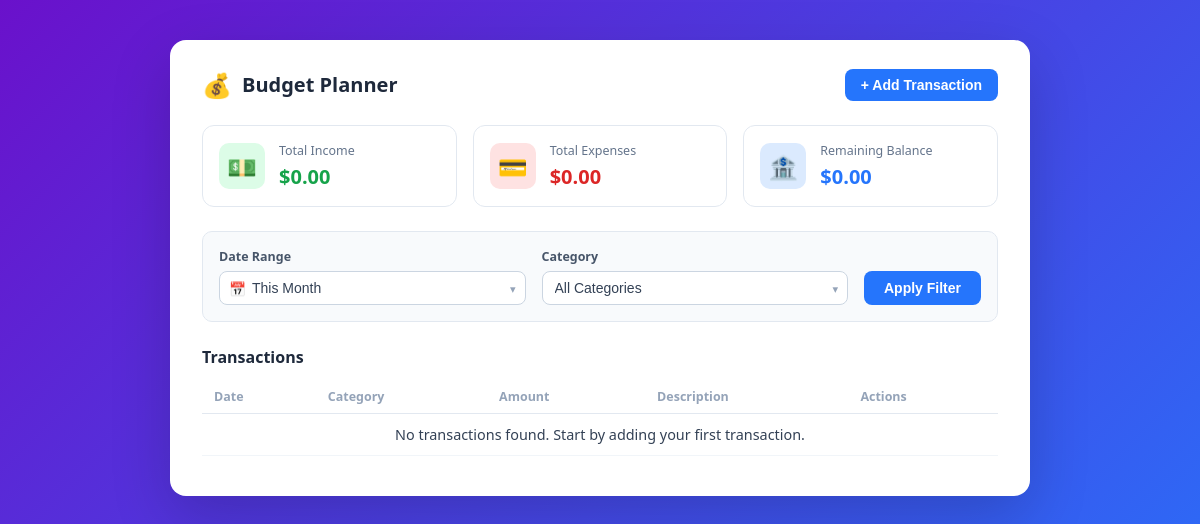
Before: / with the older database file.
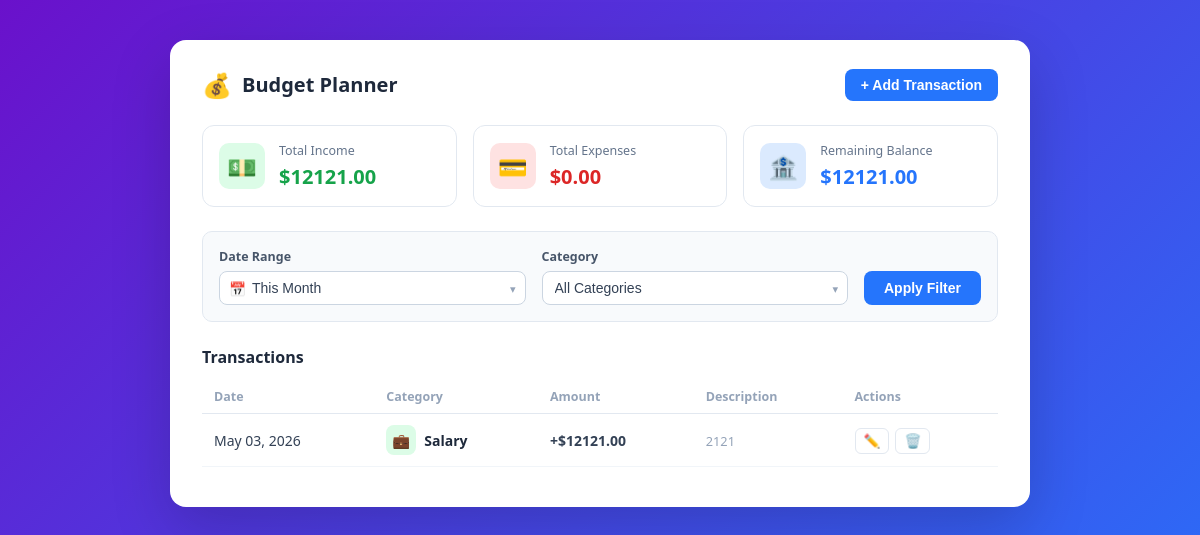
After: the same page with the newer database file.
### myapp2/models.py (models this page shows, shortened)
class Transaction(models.Model):
    TRANSACTION_TYPE = (
        ('Income', 'Income'),
        ('Expense', 'Expense'),
    )
    INCOME_CATEGORIES = [
        ('Salary', 'Salary'),
        ('Allowance', 'Allowance'),
        ('Business', 'Business'),
        ('Freelance', 'Freelance'),
        ('Others', 'Others'),
    ]
    EXPENSE_CATEGORIES = [
        ('Food', 'Food'),
        ('Transportation', 'Transportation'),
        ('Bills', 'Bills'),
        ('Utilities', 'Utilities'),
        ('Entertainment', 'Entertainment'),
        ('Health', 'Health'),
        ('Education', 'Education'),
        ('Groceries', 'Groceries'),
        ('Dining Out', 'Dining Out'),
        ('Others', 'Others'),
    ]
    ALL_CATEGORIES = INCOME_CATEGORIES + EXPENSE_CATEGORIES
    student = models.ForeignKey(Student, on_delete=models.CASCADE, null=True, blank=True)
    transaction_type = models.CharField(max_length=10, choices=TRANSACTION_TYPE)
    category = models.CharField(max_length=50)
    amount = models.DecimalField(max_digits=10, decimal_places=2)
    date = models.DateField()
    description = models.TextField(blank=True, null=True)
    created_at = models.DateTimeField(auto_now_add=True)
    class Meta:
        ordering = ['-date', '-created_at']

### myapp2/views.py (the view)
# urls.py: path('', views.home, name='home'),
def home(request):
    date_range = request.GET.get('date_range', 'this_month')
    category_filter = request.GET.get('category', '')
    today = date.today()
    if date_range == 'this_month':
        start_date = today.replace(day=1)
        end_date = today
    elif date_range == 'last_month':
        first_this = today.replace(day=1)
        end_date = first_this - timedelta(days=1)
        start_date = end_date.replace(day=1)
    elif date_range == 'this_year':
        start_date = today.replace(month=1, day=1)
        end_date = today
    elif date_range == 'last_7':
        start_date = today - timedelta(days=7)
        end_date = today
    elif date_range == 'last_30':
        start_date = today - timedelta(days=30)
        end_date = today
    else:
        start_date = today.replace(day=1)
        end_date = today
    transactions = Transaction.objects.filter(date__gte=start_date, date__lte=end_date)
    if category_filter:
        transactions = transactions.filter(category=category_filter)
    all_in_range = Transaction.objects.filter(date__gte=start_date, date__lte=end_date)
    total_income = all_in_range.filter(transaction_type='Income').aggregate(total=Sum('amount'))['total'] or 0
    total_expenses = all_in_range.filter(transaction_type='Expense').aggregate(total=Sum('amount'))['total'] or 0
    remaining = total_income - total_expenses
    page = int(request.GET.get('page', 1))
    total_count = transactions.count()
    total_pages = max(1, (total_count + ITEMS_PER_PAGE - 1) // ITEMS_PER_PAGE)
    page = max(1, min(page, total_pages))
    offset = (page - 1) * ITEMS_PER_PAGE
    paginated = transactions[offset:offset + ITEMS_PER_PAGE]
    transactions_display = []
    for t in paginated:
        icon_data = CATEGORY_ICONS.get(t.category, CATEGORY_ICONS['Others'])
        transactions_display.append({
            'id': t.id,
            'date': t.date.strftime('%B %d, %Y'),
            'category': t.category,
            'icon': icon_data['icon'],
            'icon_color': icon_data['color'],
            'icon_bg': icon_data['bg'],
            'amount': t.amount,
            'transaction_type': t.transaction_type,
            'description': t.description or '',
        })
    page_range = list(range(1, total_pages + 1))
    context = {
        'total_income': total_income,
        'total_expenses': total_expenses,
        'remaining': remaining,
        'transactions': transactions_display,
        'date_range': date_range,
        'category_filter': category_filter,
        'all_categories': ALL_CATEGORIES,
        'current_page': page,
        'total_pages': total_pages,
        'page_range': page_range,
        'has_prev': page > 1,
        'has_next': page < total_pages,
    }
    return render(request, 'home.html', context)

### myapp2/templates/home.html (shortened to what this page needs)
{% load static %}
<!DOCTYPE html>
<html lang="en">
<head>
    <link rel="stylesheet" href="{% static 'css/budget.css' %}">
</head>
<body>
<div class="page-wrapper">
    <div class="card">
        <div class="card-header">
            <div class="brand">
                <span class="brand-icon">💰</span>
                <span class="brand-title">Budget Planner</span>
            </div>
            <div class="header-actions">
                <button class="btn-add-transaction" id="openAddModal">+ Add Transaction</button>
            </div>
        </div>
        <div class="summary-cards">
            <div class="summary-card income">
                <div class="summary-icon income-icon">💵</div>
                <div class="summary-info">
                    <div class="summary-label">Total Income</div>
                    <div class="summary-amount income-amount">${{ total_income|floatformat:2 }}</div>
                </div>
            </div>
            <div class="summary-card expense">
                <div class="summary-icon expense-icon">💳</div>
                <div class="summary-info">
                    <div class="summary-label">Total Expenses</div>
                    <div class="summary-amount expense-amount">${{ total_expenses|floatformat:2 }}</div>
                </div>
            </div>
            <div class="summary-card balance">
                <div class="summary-icon balance-icon">🏦</div>
                <div class="summary-info">
                    <div class="summary-label">Remaining Balance</div>
                    <div class="summary-amount balance-amount">${{ remaining|floatformat:2 }}</div>
                </div>
            </div>
        </div>
        <form method="get" class="filters-row" id="filter-form">
            <div class="filter-group">
                <label class="filter-label">Date Range</label>
                <div class="select-wrapper">
                    <span class="select-icon">📅</span>
                    <select name="date_range" class="filter-select">
                        <option value="this_month" {% if date_range == 'this_month' %}selected{% endif %}>This Month</option>
                    </select>
                    <span class="select-arrow">▾</span>
                </div>
            </div>
            <div class="filter-group">
                <label class="filter-label">Category</label>
                <div class="select-wrapper">
                    <select name="category" class="filter-select">
                        <option value="" {% if not category_filter %}selected{% endif %}>All Categories</option>
                    </select>
                    <span class="select-arrow">▾</span>
                </div>
            </div>
            <button type="submit" class="btn-apply">Apply Filter</button>
        </form>
        <div class="transactions-section">
            <h2 class="section-title">Transactions</h2>
            <table class="transactions-table">
                <thead>
                    <tr>
                        <th>Date</th>
                        <th>Category</th>
                        <th>Amount</th>
                        <th>Description</th>
                        <th>Actions</th>
                    </tr>
                </thead>
                <tbody>
                    {% for t in transactions %}
                    <tr>
                        <td class="td-date">{{ t.date }}</td>
                        <td class="td-category">
                            <span class="cat-badge" style="background:{{ t.icon_bg }}; color:{{ t.icon_color }}">
                                {{ t.icon }}
                            </span>
                            <span class="cat-name">{{ t.category }}</span>
                        </td>
                        <td class="td-amount {% if t.transaction_type == 'Income' %}amount-positive{% else %}amount-negative{% endif %}">
                            {% if t.transaction_type == 'Income' %}+{% else %}-{% endif %}${{ t.amount|floatformat:2 }}
                        </td>
                        <td class="td-desc">
                            <span class="desc-text" title="{{ t.description }}">{{ t.description|truncatechars:30 }}</span>
                        </td>
                        <td class="td-actions">
                            <button class="action-btn edit-btn" onclick="openEditModal({{ t.id }})">✏️</button>
                            <button class="action-btn delete-btn" onclick="openDeleteModal({{ t.id }})">🗑️</button>
                        </td>
                    </tr>
                    {% empty %}
                    <tr>
                        <td colspan="5" class="empty-state">No transactions found. Start by adding your first transaction.</td>
                    </tr>
                    {% endfor %}
                </tbody>
            </table>
        </div>
    </div>
</div>
</body>
</html>

### static/css/budget.css (style rules this page uses)
*, *::before, *::after { margin: 0; padding: 0; box-sizing: border-box; }
body { font-family: 'Segoe UI', Tahoma, Geneva, Verdana, sans-serif; background: linear-gradient(135deg, #6a11cb 0%, #2575fc 100%); min-height: 100vh; display: flex; justify-content: center; align-items: flex-start; padding: 40px 16px; }
.page-wrapper { width: 100%; max-width: 860px; }
.card { background: #fff; border-radius: 16px; box-shadow: 0 20px 60px rgba(0,0,0,0.18); overflow: hidden; padding: 28px 32px 24px; }
.card-header { display: flex; align-items: center; justify-content: space-between; margin-bottom: 24px; }
.brand { display: flex; align-items: center; gap: 10px; }
.brand-icon { font-size: 1.5rem; }
.brand-title { font-size: 1.25rem; font-weight: 700; color: #1e293b; }
.header-actions { display: flex; align-items: center; gap: 10px; }
.btn-add-transaction { background: #2575fc; color: #fff; border: none; border-radius: 8px; padding: 8px 16px; font-size: 0.875rem; font-weight: 600; cursor: pointer; transition: background 0.2s; }
.summary-cards { display: grid; grid-template-columns: repeat(3, 1fr); gap: 16px; margin-bottom: 24px; }
.summary-card { border: 1px solid #e2e8f0; border-radius: 12px; padding: 16px; display: flex; align-items: center; gap: 14px; }
.summary-icon { font-size: 1.5rem; width: 46px; height: 46px; border-radius: 10px; display: flex; align-items: center; justify-content: center; flex-shrink: 0; }
.income-icon { background: #dcfce7; }
.expense-icon { background: #fee2e2; }
.balance-icon { background: #dbeafe; }
.summary-label { font-size: 0.78rem; color: #64748b; font-weight: 500; margin-bottom: 4px; }
.summary-amount { font-size: 1.25rem; font-weight: 700; }
.income-amount { color: #16a34a; }
.expense-amount { color: #dc2626; }
.balance-amount { color: #2575fc; }
.filters-row { display: flex; align-items: flex-end; gap: 16px; margin-bottom: 24px; padding: 16px; background: #f8fafc; border-radius: 10px; border: 1px solid #e2e8f0; flex-wrap: wrap; }
.filter-group { display: flex; flex-direction: column; gap: 6px; flex: 1; min-width: 160px; }
.filter-label { font-size: 0.78rem; font-weight: 600; color: #475569; }
.select-wrapper { position: relative; display: flex; align-items: center; }
.select-icon { position: absolute; left: 10px; font-size: 0.85rem; pointer-events: none; z-index: 1; }
.filter-select { width: 100%; padding: 8px 32px 8px 32px; border: 1px solid #cbd5e1; border-radius: 8px; background: #fff; font-size: 0.875rem; color: #334155; appearance: none; cursor: pointer; outline: none; transition: border-color 0.2s; }
.filter-group:nth-child(2) .filter-select { padding-left: 12px; }
.select-arrow { position: absolute; right: 10px; font-size: 0.7rem; color: #94a3b8; pointer-events: none; }
.btn-apply { background: #2575fc; color: #fff; border: none; border-radius: 8px; padding: 9px 20px; font-size: 0.875rem; font-weight: 600; cursor: pointer; white-space: nowrap; transition: background 0.2s; align-self: flex-end; }
.transactions-section { margin-bottom: 16px; }
.section-title { font-size: 1rem; font-weight: 700; color: #1e293b; margin-bottom: 12px; }
.transactions-table { width: 100%; border-collapse: collapse; font-size: 0.875rem; }
.transactions-table thead th { text-align: left; color: #94a3b8; font-weight: 600; font-size: 0.78rem; padding: 8px 12px; border-bottom: 1px solid #e2e8f0; }
.transactions-table tbody tr { border-bottom: 1px solid #f1f5f9; transition: background 0.15s; }
.transactions-table td { padding: 11px 12px; color: #334155; vertical-align: middle; }
.td-date { color: #64748b; white-space: nowrap; }
.td-category { display: flex; align-items: center; gap: 8px; }
.cat-badge { width: 30px; height: 30px; border-radius: 8px; display: flex; align-items: center; justify-content: center; font-size: 0.9rem; flex-shrink: 0; }
.cat-name { font-weight: 600; color: #1e293b; }
.td-amount { font-weight: 700; white-space: nowrap; }
.amount-positive { color: #16a34a; }
.td-desc .desc-text { color: #94a3b8; font-size: 0.8rem; }
.td-actions { display: flex; gap: 6px; }
.action-btn { background: none; border: 1px solid #e2e8f0; border-radius: 6px; padding: 4px 8px; cursor: pointer; font-size: 0.85rem; transition: background 0.15s, border-color 0.15s; }

Changed rows visible on the page:
added Transaction: date "May 03, 2026", icon "💼", category "Salary", amount "12121.00", description "2121"
Other visible differences:
{{ total_income|floatformat:2 }}: "0.00" → "12121.00"
{{ remaining|floatformat:2 }}: "0.00" → "12121.00"
text no longer shown: "No transactions found. Start by adding your first transaction."
